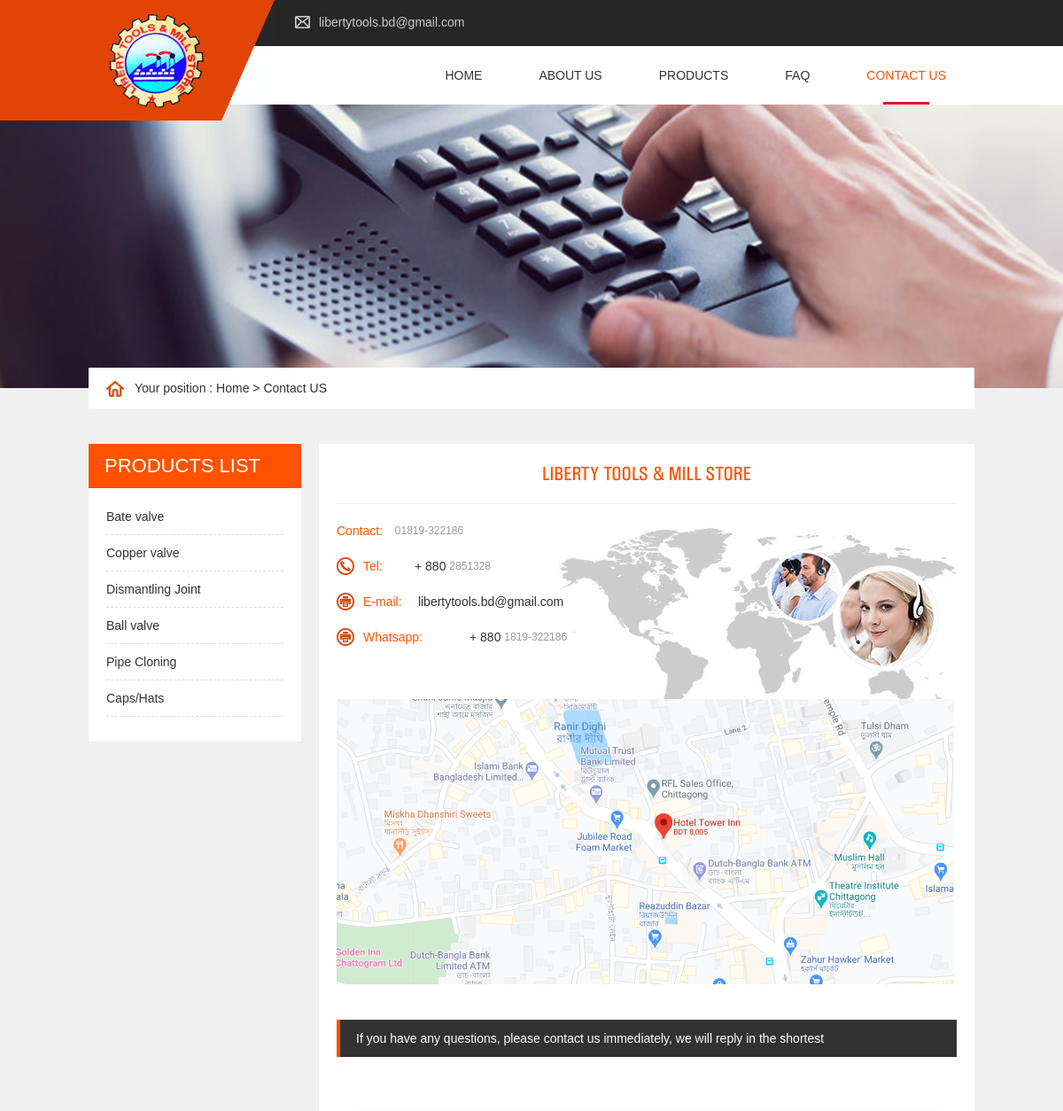
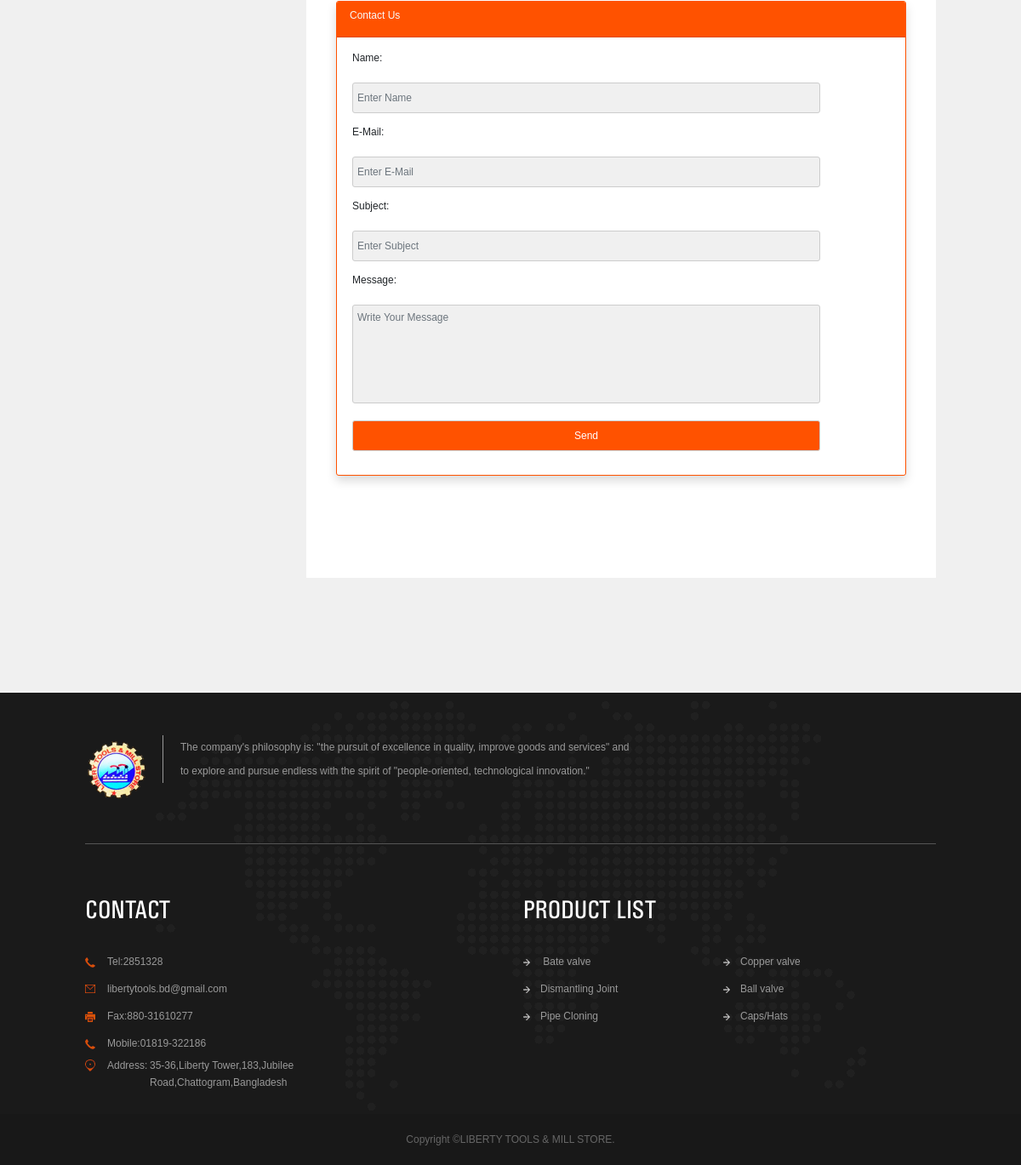
The page /contact.php on the database its author committed (2 pictures, top to bottom).
### tables this page shows
CREATE TABLE `product_cat` (
  `cat_id` int(10) NOT NULL,
  `cat_title` text NOT NULL
);

### contact.php (the view, shortened to what this page needs)
<?php include("includes/db.php"); ?>
<!doctype html>
<html>
<head>
<link rel='stylesheet' href='https://cdnjs.cloudflare.com/ajax/libs/twitter-bootstrap/4.5.0/css/bootstrap.min.css' />
<link type="text/css" rel="stylesheet" href="styles/style.css">
<link type="text/css" rel="stylesheet" href="styles/animate.css">
</head>
<body>
<div class="header">
<div class="top">
<div class="wrapper">
<div class="logo">
<a href="index.php"><img src="images/logo4.png"></a>
</div>
<div class="topbox">
<a href="mailto:libertytools.bd@gmail.com"><p class="email left"><i></i>libertytools.bd@gmail.com</p>
</div>
</div>
</div>
<div class="navbox">
<div class="wrapper">
<div class="nav right">
<ul>
<li><a href="index.php" class="hoverho">Home</a></li>
<li><a href="about-us/index.php" class="hoverab">About us</a>
</li>
<li><a href="products/index.php?main" class="hoverpr">products</a>
</li>
<li><a href="faq/index.php" class="hoverfa">FAQ</a></li>
<li><a href="contact.php" class="hoverco">Contact us</a></li>
</ul>
</div>
</div>
</div>
</div>
<div class="sub_banner"><img src="images/contact.png"></div>
<div class="content">
<div class="wrapper">
<div class="breadcrumbs wow bounceInRight">
<p><i></i>Your position : <a href="index.php">Home</a>&nbsp;>&nbsp;<a href="contact.php">Contact US</a></p>
</div>
<div class="sub_main overflow">
<div class="sub_left left">
          <div class="Lbox01 wow fadeInLeft" data-wow-delay=".2s">
            <p class="left_title uppercase"><a href="products/index.php">PRODUCTS LIST</a></p>
            <div class="left_nav">
            <?php
$get_cat = "select * from product_cat ";
$run_cat = mysqli_query($con,$get_cat);
while($row_cat=mysqli_fetch_array($run_cat)){
    $cat_id = $row_cat['cat_id'];
    $cat_title = $row_cat['cat_title'];
?>
              <dl>
                <dt><a href="products/index.php?cat_id=<?php echo $cat_id; ?>" title="<?php echo $cat_title ; ?>"><?php echo $cat_title ; ?><i></i></a></dt>
              </dl>
<?php } ?>
            </div>
          </div>
</div>
<div class="sub_right right">
<div class="sub_con">
<p class="titlebox wow fadeInUp">LIBERTY TOOLS & MILL STORE</p>
<div class="mainbox">
<p class="name wow fadeInUp"><span style="font-size: 14px;">&nbsp;<span class="title01">Contact:</span>&nbsp;</span>01819-322186</p>
<p class="tel wow fadeInUp"><span style="font-size: 14px;"><i>&nbsp;</i><span class="title01">Tel:</span>+ 880&nbsp;</span>2851328</p>
<p class="email wow fadeInUp"><a href="#"><span style="font-size: 14px;"><i>&nbsp;</i><span class="title01">E-mail:</span></span></a><a href="mailto:libertytools.bd@gmail.com"><span style="font-size: 14px;">&nbsp;libertytools.bd@gmail.com<br />
</span></a></p>
<p class="email wow fadeInUp"><span style="font-size: 14px;"><i>&nbsp;</i><span class="title01" style="width:120px;">Whatsapp:</span> + 880&nbsp;</span>1819-322186</p>
<div class="map wow fadeInUp">
<p><img src="images/map2.png"></p>
</div>
</div>
</div>
<div class="sub_inquiry">
<p class="title wow fadeInUp">If you have any questions, please contact us immediately, we will reply in the shortest </p>
<div class="inquirymain wow fadeInUp">
<div class="container">
    <div class="row justify-content-center">
      <div class="col-lg-12 mt-3">
        <div class="card border-danger shadow" style=" border-color: #ff5200!important;">
          <div class="card-header bg-danger text-light" style="background-color: #ff5200!important;" >
            <h3 class="card-title">Contact Us</h3>
          </div>
          <div class="card-body px-4">
            <form action="contact.php" method="post">
              <div class="form-group">
                <label for="name">Name:</label>
                <input type="text" name="name" id="name" class="form-control" placeholder="Enter Name" required>
              </div><br>
              <div class="form-group">
                <label for="email">E-Mail:</label>
                <input type="email" name="email" id="email" class="form-control" placeholder="Enter E-Mail" required>
              </div><br>
              <div class="form-group">
                <label for="subject">Subject:</label>
                <input type="text" name="subject" id="subject" class="form-control" placeholder="Enter Subject"
                  required>
              </div><br>
              <div class="form-group">
                <label for="message">Message:</label>
                <textarea name="message" id="message" rows="5" class="form-control" placeholder="Write Your Message"
                  required></textarea>
              </div>
              <div class="form-group">
                <input type="submit" name="submit" value="Send" style="margin-top: 20px;background-color: #ff5200;" class="btn btn-danger" id="sendBtn">
              </div>
            </form>
          </div>
        </div>
      </div>
    </div>
  </div>
</div>
</div>
</div>
</div>
</div>
</div>
<div class="footer">
<div class="fbox01">
<div class="wrapper">
<div class="f_top overflow">
<div class="main_L left overflow wow fadeInLeft">
<a href="index.php"><p class="f_logo left"><img src="images/f_logo4.png"></p>
<p class="main left">The company's philosophy is: "the pursuit of excellence in quality, improve goods and services" and to explore and pursue endless with the spirit of "people-oriented, technological innovation."</p></a>
</div>
</div>
<div class="f_bottom overflow">
<div class="main_L left wow fadeInUp" data-wow-delay=".1s">
<a href="contact.php"><p class="title uppercase">CONTACT</p></a>
<div class="main">
<p class="tel"><i></i>Tel:2851328
</p>
<p class="fax"><i></i>libertytools.bd@gmail.com</p>
<p class="email"><i></i>Fax:880-31610277</p>
<p class="tel"><i></i>Mobile:01819-322186</p>
<p class="add"><i></i><span class="title01">Address:</span><span class="title02">35-36,Liberty Tower,183,Jubilee Road,Chattogram,Bangladesh</span></p>
</div>
</div>
<div class="main_C left wow fadeInUp" data-wow-delay=".2s">
<a href="products/index.php?main"><p class="title uppercase">product list</p></a>
<div class="main">
<?php
$get_cat = "select * from product_cat ";
$run_cat = mysqli_query($con,$get_cat);
while($row_cat=mysqli_fetch_array($run_cat)){
    $cat_id = $row_cat['cat_id'];
    $cat_title = $row_cat['cat_title'];
?>
<a href="products/index.php?cat_id=<?php echo $cat_id; ?>" title="<?php echo $cat_title ; ?>"><p><i></i><?php echo $cat_title ; ?></p></a>
<?php   }  ?>
</div>
</div>
</div>
</div>
</div>
<div class="fbox02">
<div class="wrapper">
<p>Copyright ©LIBERTY TOOLS & MILL STORE.</p>
</div>
</div>
</div>
</body>
</html>

### contact.php (style rules this page uses)
.nav ul li a.hoverco { color:#ff5200;background:url(images/nav_bg.jpg) no-repeat bottom center; }
a { font-weight:500; }

### rows shown on the page
product_cat: cat_title "Bate valve"
product_cat: cat_title "Copper valve"
product_cat: cat_title "Dismantling Joint"
product_cat: cat_title "Ball valve"
product_cat: cat_title "Pipe Cloning"
product_cat: cat_title "Caps/Hats"
